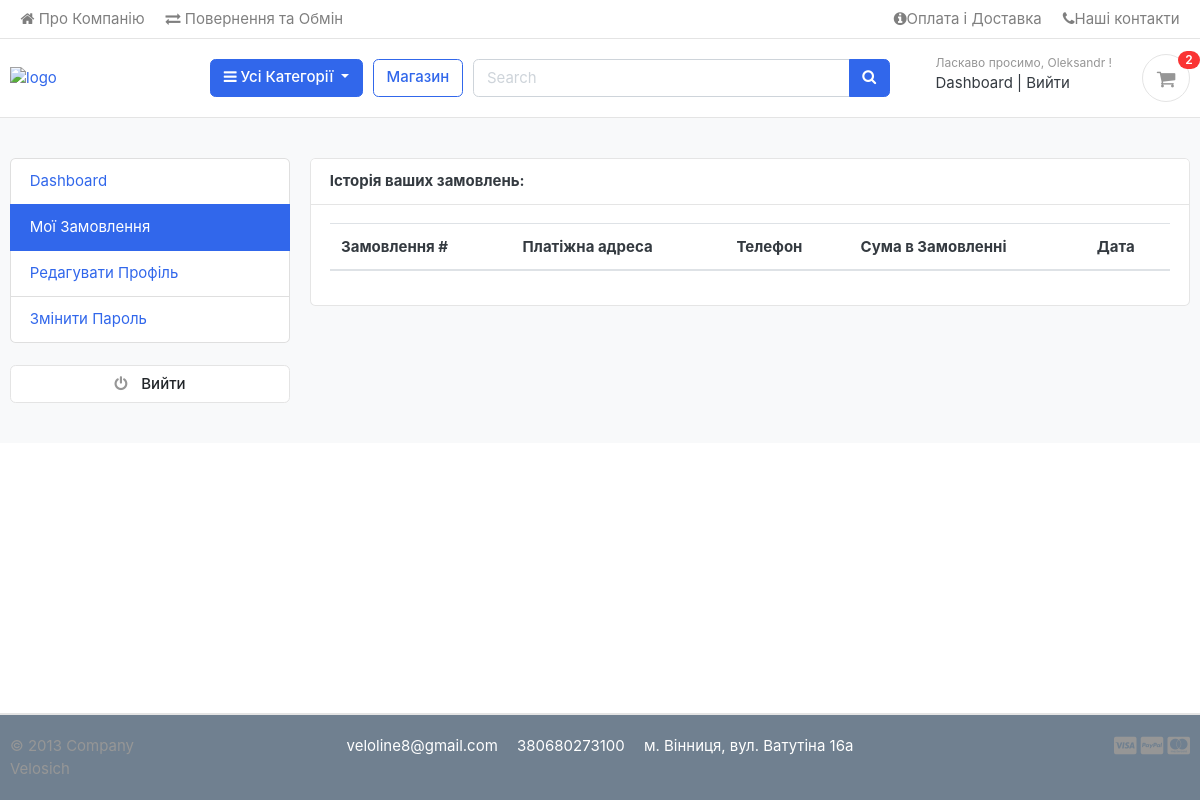
/accounts/my_orders/ (signed in), run on an earlier commit of the app's database.
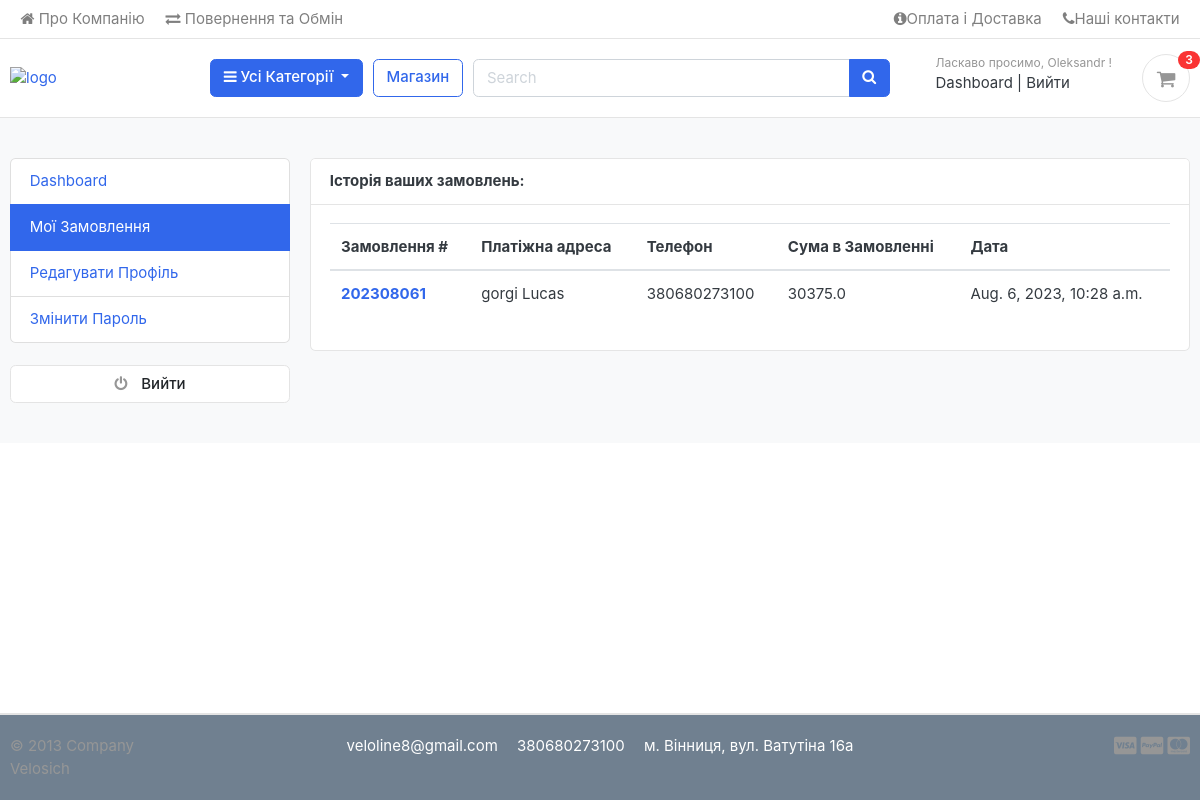
And on a later commit of the database.
### accounts/models.py (models this page shows, shortened)
class Account(AbstractBaseUser):
    first_name = models.CharField(max_length=50)
    last_name = models.CharField(max_length=50)
    username = models.CharField(max_length=50, unique=True)
    email = models.EmailField(max_length=100, unique=True)
    phone_number = models.CharField(max_length=50)
    date_joined = models.DateTimeField(auto_now_add=True)
    last_login = models.DateTimeField(auto_now=True)
    is_admin = models.BooleanField(default=False)
    is_staff = models.BooleanField(default=False)
    is_active = models.BooleanField(default=False)
    is_superadmin = models.BooleanField(default=False)
    USERNAME_FIELD = 'email'
    REQUIRED_FIELDS = ["username", "first_name", "last_name"]
    objects = MyAccountManager()

### orders/models.py (models this page shows, shortened)
class Order(models.Model):
    STATUS = (
        ('New', 'New'),
        ('Accepted', 'Accepted'),
        ('Completed', 'Completed'),
        ('Cancelled', 'Cancelled'),
    )
    user = models.ForeignKey(Account, on_delete=models.SET_NULL, null=True)
    payment = models.ForeignKey(Payment, on_delete=models.SET_NULL, blank=True, null=True)
    order_number = models.CharField(max_length=20)
    first_name = models.CharField(max_length=50)
    last_name = models.CharField(max_length=50)
    phone = models.CharField(max_length=15)
    email = models.EmailField(max_length=50)
    address_line_1 = models.CharField(max_length=100)
    address_line_2 = models.CharField(max_length=100, blank=True)
    state = models.CharField(max_length=50)
    city = models.CharField(max_length=50)
    order_note = models.CharField(max_length=500, blank=True)
    order_total = models.FloatField()
    status = models.CharField(max_length=10, choices=STATUS, default="New")
    ip = models.CharField(blank=True, max_length=20)
    is_ordered = models.BooleanField(default=False)
    created_at = models.DateTimeField(auto_now_add=True)
    updated_at = models.DateTimeField(auto_now=True)
    def full_name(self):
        return f"{self.first_name} {self.last_name}"

### accounts/views.py (the view)
# urls.py: path('my_orders/', views.my_orders, name="my_orders"),
@login_required(login_url='login')
def my_orders(request):
    orders = Order.objects.filter(user=request.user, is_ordered=True).order_by('-created_at')
    context = {
        "orders": orders,
    }
    return render(request, 'accounts/my_orders.html', context)

### carts/context_processors.py (called while the page is built)
def counter(request):
    cart_count = 0
    if "admin" in request.path:
        return {}
    else:
        try:
            cart = Cart.objects.filter(cart_id=_cart_id(request))
            if request.user.is_authenticated:
                cart_items = CartItem.objects.all().filter(user=request.user)
            else:
                cart_items = CartItem.objects.all().filter(cart=cart[:1])
            for cart_item in cart_items:
                cart_count += cart_item.quantity
        except Cart.DoesNotExist:
            cart_count = 0
    return dict(cart_count=cart_count)

### carts/views.py (called while the page is built)
def _cart_id(request):
    cart = request.session.session_key
    if not cart:
        cart = request.session.create()
    return cart

### category/context_processors.py (called while the page is built)
def menu_links(request):
    links = Category.objects.all()
    return dict(links=links)

### category/models.py (called while the page is built)
    def get_url(self):
        return reverse("products_by_category", args=[self.slug])

### templates/accounts/my_orders.html (shortened to what this page needs)
{% extends 'base.html' %}
{% block content %}
<section class="section-conten padding-y bg">
  <div class="container">
    <div class="row">
    {% include 'includes/dashboard_sidebar.html' %}
    <main class="col-md-9">
      <article class="card">
      <header class="card-header">
        <strong class="d-inline-block mr-3">Історія ваших замовлень:</strong>
      </header>
      <div class="card-body">
        <div class="row">
         <div class="col-md-12">
          <table class="table table-hover">
            <thead>
              <tr>
                <th scope="col">Замовлення #</th>
                <th scope="col">Платіжна адреса</th>
                <th scope="col">Телефон</th>
                <th scope="col">Сума в Замовленні</th>
                <th scope="col">Дата</th>
              </tr>
            </thead>
            <tbody>
              {% for order in orders %}
              <tr>
                <th scope="row"><a href="{% url 'order_detail' order.order_number %}">{{order.order_number }}</a></th>
                <td>{{ order.full_name }}</td>
                <td>{{ order.phone }}</td>
                <td>{{ order.order_total }}</td>
                <td>{{ order.created_at }}</td>
              </tr>
              {% endfor %}
            </tbody>
          </table>
         </div>
        </div>
      </div>
      </article>
    </main>
  </div>
  </div>
  </section>
{% endblock %}

### templates/base.html (shortened to what this page needs)
{% load static %}
{% load djmoney %}
<!DOCTYPE HTML>
<html lang="en">
<head>
<link href="{% static 'css/bootstrap.css' %}" rel="stylesheet" type="text/css"/>
<link href="{% static 'fonts/fontawesome/css/all.min.css' %}" type="text/css" rel="stylesheet">
<link href="{% static 'css/ui.css' %}" rel="stylesheet" type="text/css"/>
<link href="{% static 'css/responsive.css' %}" rel="stylesheet" media="only screen and (max-width: 1200px)" />
<link href="{% static 'css/custom.css' %}" rel="stylesheet" type="text/css"/>
<link rel="stylesheet" href="https://cdnjs.cloudflare.com/ajax/libs/font-awesome/4.7.0/css/font-awesome.min.css">
</head>
<body>
  {% include 'includes/navbar.html' %}
  {% block content %}
  {% endblock %}
</body>
  {% include 'includes/footer.html' %}

### templates/includes/navbar.html (shortened to what this page needs)
{% load static %}
<header class="section-header">
  <nav class="navbar p-md-0 navbar-expand-sm navbar-light border-bottom">
  <div class="container">
    <div class="collapse navbar-collapse" id="navbarTop4">
      <ul class="navbar-nav mr-auto">
        <li class="nav-item dropdown">
         <a href="{% url 'about' %}" class="nav-link"><i class="fa fa-home" aria-hidden="true"></i> Про Компанію </a>
      </li>
        <li class="nav-item dropdown">
         <a href="{% url 'return_info' %}" class="nav-link"><i class="fa fa-exchange" aria-hidden="true"></i> Повернення та Обмін </a>
      </li>
      </ul>
      <ul class="navbar-nav">
      <li><a href="{% url 'info' %}" class="nav-link"> <i class="fa fa-info-circle" aria-hidden="true"></i>Оплата і Доставка </a></li>
      <li><a href="{% url 'contacts' %}" class="nav-link"> <i class="fa fa-phone"></i>Наші контакти </a></li>
    </ul>
    </div>
  </div>
  </nav>
  <section class="header-main border-bottom">
    <div class="container">
  <div class="row align-items-center">
    <div class="col-lg-2 col-md-3 col-6">
      <a href="{% url 'home' %}" class="brand-wrap">
        <img class="logo" src="{% static 'images/logo-white.png' %}" style="width: 180px;" alt="logo">
      </a>
    </div>
    <div class="col-lg col-sm col-md col-6 flex-grow-0">
      <div class="category-wrap dropdown d-inline-block float-right">
        <button type="button" class="btn btn-primary dropdown-toggle" data-toggle="dropdown">
          <i class="fa fa-bars"></i> Усі Категорії
        </button>
      </div>
    </div>
    <a href="{% url 'store' %}" class="btn btn-outline-primary">Магазин</a>
    <div class="col-lg  col-md-6 col-sm-12 col">
      <form action="{% url 'search' %}" class="search" method="GET">
        <div class="input-group w-100">
            <input type="text" class="form-control" style="width:60%;" placeholder="Search" name="keyword">
            <div class="input-group-append">
              <button class="btn btn-primary" type="submit">
                <i class="fa fa-search"></i>
              </button>
            </div>
          </div>
      </form>
    </div>
    <div class="col-lg-3 col-sm-6 col-8 order-2 order-lg-3">
          <div class="d-flex justify-content-end mb-3 mb-lg-0">
            {% if user.id is None %}
            <div class="widget-header">
              <small class="title text-muted">Ласкаво просимо, гість!</small>
              <div>
                <a href="{% url 'login' %}">Увійти</a> <span class="dark-transp"> | </span>
                <a href="{% url 'register' %}"> Зареєструватися</a>
              </div>
            </div>
            {% else %}
            <div class="widget-header">
              <small class="title text-muted">Ласкаво просимо, {{user.first_name}} !</small>
              <div>
                <a href="{% url 'dashboard' %}">Dashboard</a> <span class="dark-transp"> | </span>
                <a href="{% url 'logout' %}"> Вийти</a>
              </div>
            </div>
            {% endif %}
            <a href="{% url 'cart' %}" class="widget-header pl-3 ml-3">
              <div class="icon icon-sm rounded-circle border"><i class="fa fa-shopping-cart"></i></div>
              <span class="badge badge-pill badge-danger notify">{{ cart_count }}</span>
            </a>
          </div>
        </div>
  </div>
    </div>
  </section>
  </header>

### templates/includes/dashboard_sidebar.html
<aside class="col-md-3">
  <ul class="list-group">
    <a class="list-group-item {% if '/accounts/' == request.path %}active{% endif %}" href="{% url 'dashboard' %}"> Dashboard </a>
    <a class="list-group-item {% if '/my_orders/' in request.path %}active{% endif %}" href="{% url 'my_orders' %}"> Мої Замовлення </a>
    <a class="list-group-item {% if '/edit_profile/' in request.path %}active{% endif %}" href="{% url 'edit_profile' %}"> Редагувати Профіль </a>
    <a class="list-group-item {% if '/change_password/' in request.path %}active{% endif %}" href="{% url 'change_password' %}">Змінити Пароль </a>
  </ul>
  <br>
  <a class="btn btn-light btn-block" href="{% url 'logout' %}"> <i class="fa fa-power-off"></i> <span class="text">Вийти </span> </a>
</aside>

### templates/includes/footer.html (shortened to what this page needs)
<footer class="fixed-bottom section-footer border-top">
	<div class="container">
		<section class="footer-bottom border-top row">
			<div class="col-md-2">
				<p class="text-muted"> &copy 2013 Company Velosich </p>
			</div>
			<div class="col-md-8 text-md-center text-white">
				<span  class="px-2">veloline8@gmail.com</span>
				<span  class="px-2">380680273100</span>
				<span  class="px-2">м. Вінниця, вул. Ватутіна 16а</span>
			</div>
			<div class="col-md-2 text-md-right text-muted">
				<i class="fab fa-lg fa-cc-visa"></i>
				<i class="fab fa-lg fa-cc-paypal"></i>
				<i class="fab fa-lg fa-cc-mastercard"></i>
			</div>
		</section>
	</div>
</footer>

### static/css/ui.css (style rules this page uses)
html { font-family: "Inter", sans-serif; font-size: 15px; }
.icon-xs, .icon-sm, .icon-md, .icon-lg { display: inline-block; text-align: center; flex-shrink: 0; flex-grow: 0; }
.icon-sm { width: 48px; height: 48px; line-height: 48px !important; font-size: 20px; }
.padding-y { padding-top: 40px; padding-bottom: 40px; }
article:after, .form-group:after { display: block; clear: both; content: ""; }
.bg { background-color: #f8f9fa; }
p:last-child { margin-bottom: 0; }
.header-main { position: relative; padding-top: 1rem; padding-bottom: 1rem; }
.brand-wrap .logo, .navbar-brand .logo { margin-right: 7px; max-height: 42px; display: inline-block; }
.widget-header { display: inline-block; vertical-align: middle; position: relative; }
.widget-header a { color: #343a40; }
.widget-header i { color: #969696; }
.widget-header .title { display: block; }
.widget-header .notify { position: absolute; top: -3px; right: -10px; }
.footer-bottom { padding-top: 20px; padding-bottom: 20px; }
.btn-light { background-color: #fff; border-color: #e4e4e4; }
.btn-light i { color: #969696; }
.btn i + .text { margin-left: 10px; }
.notify { position: absolute; top: -4px; right: -10px; display: inline-block; padding: 0.25em 0.6em; font-size: 12px; line-height: 1; text-align: center; border-radius: 3rem; color: #fff; background-color: #fa3434; }

### static/css/custom.css (style rules this page uses)
footer { background: #708090; }
html, body { height: 100%; }
footer { flex-shrink: 0; }

What changed in the data, as far as the page shows it:
added Order: order_number "202308061", full_name "gorgi Lucas", phone "380680273100", order_total "30375.0", created_at "Aug. 6, 2023, 10:28 a.m."
Also different on the page:
{{ cart_count }}: "2" → "3"
